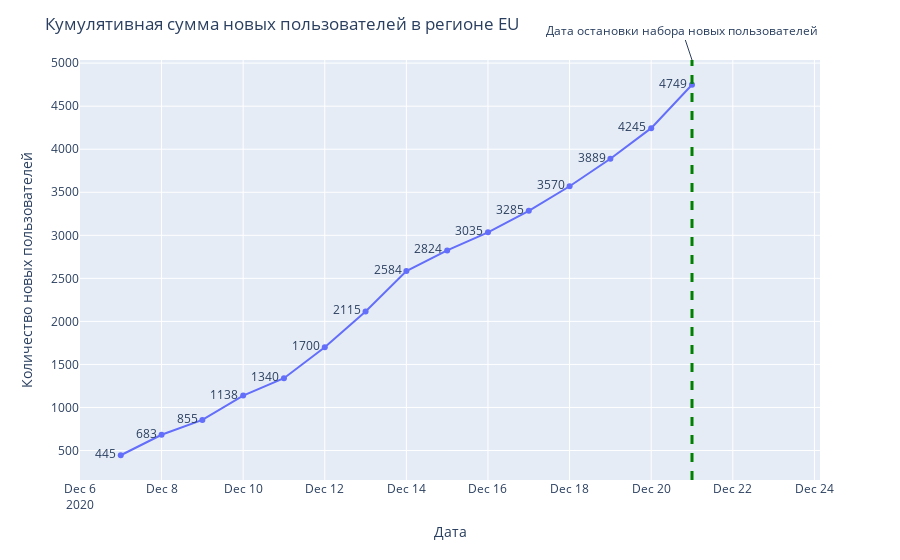

This figure's notebook cell:
### Code cell
fig = px.line(eu_new_users, x="first_date", y='cumsum', markers=True, text="cumsum")
fig.update_traces(textposition="middle left")
fig.add_vline(x="2020-12-21", line_width=3, line_dash="dash", line_color="green")
fig.add_annotation(x="2020-12-21", y=1, yref="paper", text="Дата остановки набора новых пользователей")
fig.update_layout(
    title='Кумулятивная сумма новых пользователей в регионе EU',
    xaxis_title='Дата',
    yaxis_title='Количество новых пользователей')
fig.show()

### Figure 1 — Plotly figure (JSON) as saved in the notebook; plotly's stock layout.template omitted (floating-point values rounded to 4 significant figures)
{"data": [{"hovertemplate": "first_date=%{x}<br>cumsum=%{text}<extra></extra>", "legendgroup": "", "line": {"color": "#636efa", "dash": "solid"}, "marker": {"symbol": "circle"}, "mode": "markers+text+lines", "name": "", "orientation": "v", "showlegend": false, "text": [445, 683, 855, 1138, 1340, 1700, 2115, 2584, 2824, 3035, 3285, 3570, 3889, 4245, 4749], "textposition": "middle left", "type": "scatter", "x": ["2020-12-07T00:00:00", "2020-12-08T00:00:00", "2020-12-09T00:00:00", "2020-12-10T00:00:00", "2020-12-11T00:00:00", "2020-12-12T00:00:00", "2020-12-13T00:00:00", "2020-12-14T00:00:00", "2020-12-15T00:00:00", "2020-12-16T00:00:00", "2020-12-17T00:00:00", "2020-12-18T00:00:00", "2020-12-19T00:00:00", "2020-12-20T00:00:00", "2020-12-21T00:00:00"], "xaxis": "x", "y": [445, 683, 855, 1138, 1340, 1700, 2115, 2584, 2824, 3035, 3285, 3570, 3889, 4245, 4749], "yaxis": "y"}], "layout": {"annotations": [{"text": "Дата остановки набора новых пользователей", "x": "2020-12-21", "y": 1, "yref": "paper"}], "autosize": true, "legend": {"tracegroupgap": 0}, "margin": {"t": 60}, "shapes": [{"line": {"color": "green", "dash": "dash", "width": 3}, "type": "line", "x0": "2020-12-21", "x1": "2020-12-21", "xref": "x", "y0": 0, "y1": 1, "yref": "y domain"}], "title": {"text": "Кумулятивная сумма новых пользователей в регионе EU"}, "xaxis": {"anchor": "y", "autorange": true, "domain": [0, 1], "range": ["2020-12-06 02:34:03.4396", "2020-12-22 21:46:52.2729"], "title": {"text": "Дата"}, "type": "date"}, "yaxis": {"anchor": "x", "autorange": true, "domain": [0, 1], "range": [111.8, 5082.0], "title": {"text": "Количество новых пользователей"}, "type": "linear"}}}
